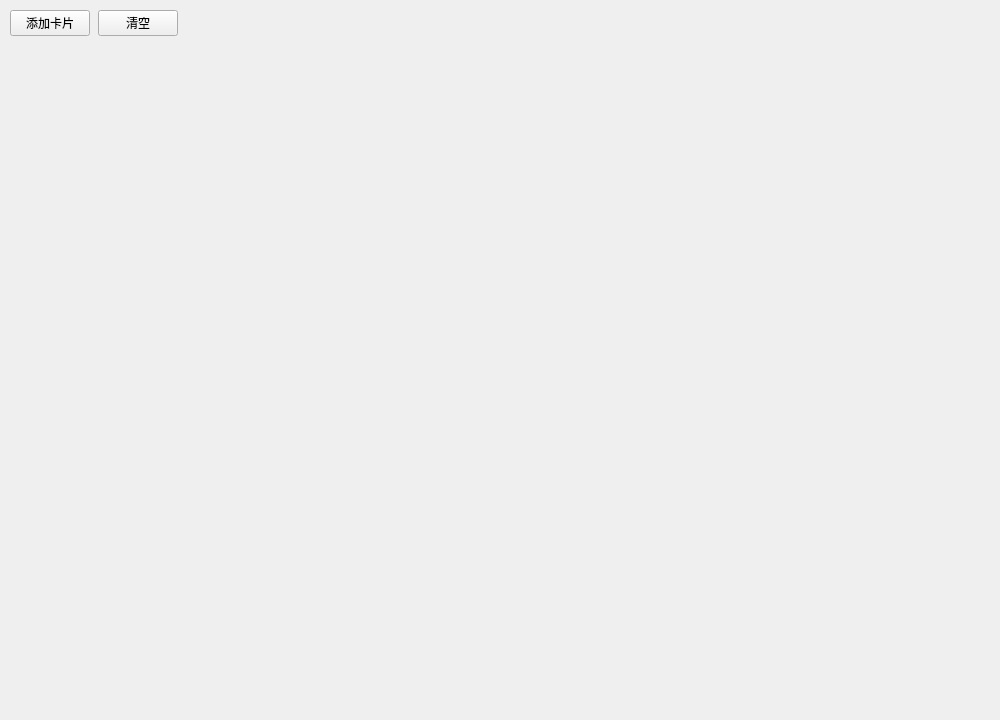
<?xml version="1.0" encoding="UTF-8"?>
<ui version="4.0">
 <class>MainWindow</class>
 <widget class="QMainWindow" name="MainWindow">
  <property name="geometry">
   <rect>
    <x>0</x>
    <y>0</y>
    <width>1000</width>
    <height>720</height>
   </rect>
  </property>
  <property name="windowTitle">
   <string>卡片墙（横向流式 + 固定比例）</string>
  </property>
  <widget class="QWidget" name="centralwidget">
   <layout class="QVBoxLayout" name="mainLayout">
    <property name="spacing">
     <number>8</number>
    </property>
    <property name="leftMargin">
     <number>10</number>
    </property>
    <property name="topMargin">
     <number>10</number>
    </property>
    <property name="rightMargin">
     <number>10</number>
    </property>
    <property name="bottomMargin">
     <number>10</number>
    </property>
    <item>
     <layout class="QHBoxLayout" name="toolbarLayout">
      <item>
       <widget class="QPushButton" name="btnAdd">
        <property name="text">
         <string>添加卡片</string>
        </property>
       </widget>
      </item>
      <item>
       <widget class="QPushButton" name="btnClear">
        <property name="text">
         <string>清空</string>
        </property>
       </widget>
      </item>
      <item>
       <spacer name="toolbarSpacer">
        <property name="orientation">
         <enum>Qt::Horizontal</enum>
        </property>
        <property name="sizeHint" stdset="0">
         <size>
          <width>40</width>
          <height>20</height>
         </size>
        </property>
       </spacer>
      </item>
     </layout>
    </item>
    <item>
     <widget class="QScrollArea" name="scrollArea">
      <property name="frameShape">
       <enum>QFrame::NoFrame</enum>
      </property>
      <property name="widgetResizable">
       <bool>true</bool>
      </property>
      <property name="alignment">
       <set>Qt::AlignLeft|Qt::AlignTop</set>
      </property>
      <property name="horizontalScrollBarPolicy">
       <enum>Qt::ScrollBarAlwaysOff</enum>
      </property>
      <widget class="QWidget" name="scrollAreaWidgetContents">
       <property name="geometry">
        <rect>
         <x>0</x>
         <y>0</y>
         <width>980</width>
         <height>640</height>
        </rect>
       </property>
      </widget>
     </widget>
    </item>
   </layout>
  </widget>
 </widget>
 <resources/>
 <connections/>
</ui>
